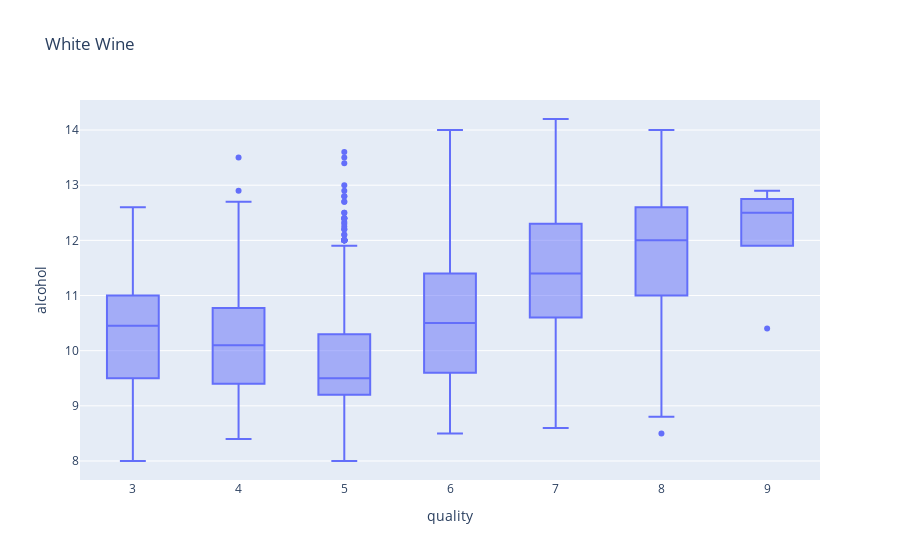

The code cell stored with this chart in its notebook:
### Code cell
px.box(white_wine_data,x="quality",y="alcohol",title="White Wine")

### Figure 1 — Plotly figure (JSON) as saved in the notebook; plotly's stock layout.template omitted (floating-point values rounded to 4 significant figures; data arrays with more than 128 entries replaced by an {"elided": "..."} marker saying what was removed)
{"data": [{"alignmentgroup": "True", "hovertemplate": "quality=%{x}<br>alcohol=%{y}<extra></extra>", "legendgroup": "", "marker": {"color": "#636efa"}, "name": "", "notched": false, "offsetgroup": "", "orientation": "v", "showlegend": false, "type": "box", "x": {"elided": "4898 int values"}, "x0": " ", "xaxis": "x", "y": {"elided": "4898 float values"}, "y0": " ", "yaxis": "y"}], "layout": {"boxmode": "group", "legend": {"tracegroupgap": 0}, "title": {"text": "White Wine"}, "xaxis": {"anchor": "y", "domain": [0, 1], "title": {"text": "quality"}}, "yaxis": {"anchor": "x", "domain": [0, 1], "title": {"text": "alcohol"}}}}
